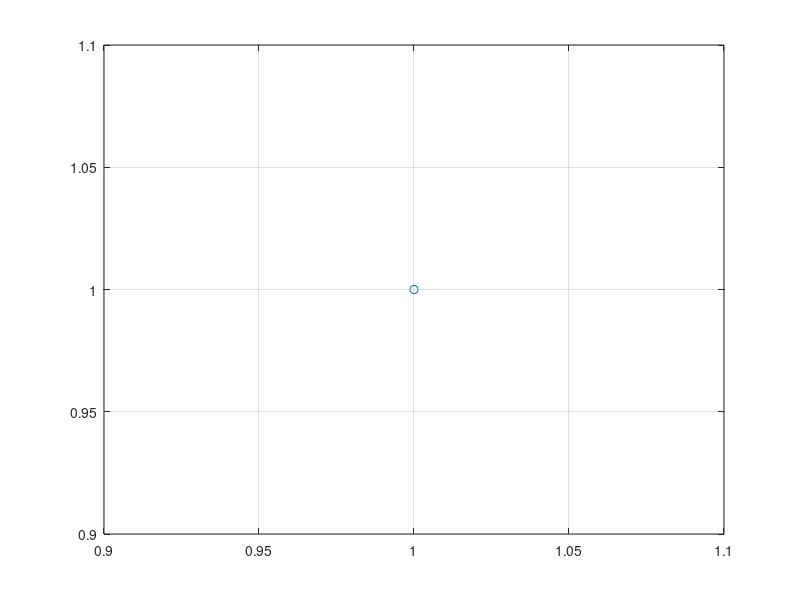

This chart was generated by the following MATLAB code: (Note: this script raises an error after producing the figure.)
% =============================================================
% 程式碼 3: 結合 LSM 與 ODR 的完整分析腳本
%
% 此腳本將分別執行：
% 1. 傳統最小平方法 (LSM) - 忽略 X 軸誤差
% 2. 正交距離回歸 (ODR) - 考量 X 軸與 Y 軸誤差
%
% 將產生兩張獨立的圖形。
% **不需要額外工具箱**
% =============================================================

clear; clc; close all;

% --- 實驗數據 (定義為行向量以便於 ODR 矩陣運算) ---
I_data = [0.200, 0.507, 1.043, 1.503, 1.996, 2.503, 3.070]';
I_err = [0.070, 0.019, 0.070, 0.040, 0.035, 0.036, 0.019]';

BA_data = [0.0010, 0.0007, 0.0168, 0.0321, 0.0353, 0.0418, 0.0483]';
BA_err = [0.0004, 0.0005, 0.0046, 0.0036, 0.0032, 0.0019, 0.0010]';

n = length(I_data); % 數據點數量

% ===================================
% 第一部分：最小平方法 (LSM) 分析
% ===================================

% --- 1a. 使用 polyfit 執行標準 LSM ---
p_lsm = polyfit(I_data, BA_data, 1);
a_lsm = p_lsm(1);
b_lsm = p_lsm(2);

% --- 1b. 計算 LSM 的標準誤差 ---
y_fit_lsm = a_lsm * I_data + b_lsm;
res_lsm = BA_data - y_fit_lsm;
sigma_y_lsm = sqrt(sum(res_lsm.^2) / (n - 2)); % 殘差標準差
Sxx = sum((I_data - mean(I_data)).^2);
sigma_a_lsm = sigma_y_lsm / sqrt(Sxx);
sigma_b_lsm = sigma_y_lsm * sqrt(sum(I_data.^2) / (n * Sxx));

% ===================================
% 第二部分：正交距離回歸 (ODR) 分析
% ===================================

% --- 2a. ODR 迭代計算 ---
X = [I_data, ones(n, 1)]; % 設計矩陣

% 使用 LSM 結果作為初始猜測值
a_odr = a_lsm;
b_odr = b_lsm;

num_iterations = 10; % 迭代 10 次
for i = 1:num_iterations
    % 1. 計算有效權重 (Effective Weights)
    % w_i = 1 / (sigma_y_i^2 + a_i^2 * sigma_x_i^2)
    w = 1.0 ./ (BA_err.^2 + a_odr^2 * I_err.^2);
    
    % 2. 建立權重矩陣
    W = diag(w);
    
    % 3. 執行加權最小平方法 (WLS)
    % 求解 (X' * W * X) * beta = (X' * W * Y)
    beta_odr = (X' * W * X) \ (X' * W * BA_data);
    
    % 4. 更新斜率 a 以進行下一次迭代
    a_odr = beta_odr(1);
    b_odr = beta_odr(2);
end

% --- 2b. 計算 ODR 的標準誤差 ---
res_odr = BA_data - (a_odr * I_data + b_odr);
cov_matrix = inv(X' * W * X); % 使用最後一次迭代的權重 W

% 殘差加權平方和 (Chi-squared)
chi2 = sum(w .* res_odr.^2);
% 約化卡方 (Reduced Chi-squared)
chi2_per_dof = chi2 / (n - 2); 

% 縮放協方差矩陣 (如果 chi2_per_dof > 1，則放大誤差)
cov_matrix_scaled = cov_matrix * chi2_per_dof;

std_errors = sqrt(diag(cov_matrix_scaled));
sigma_a_odr = std_errors(1);
sigma_b_odr = std_errors(2);

% ===================================
% 第三部分：在命令視窗中顯示結果
% ===================================

fprintf('--- 擬合結果比較 ---\n\n');
fprintf('  方法\t\t 斜率 (a)\t\t 截距 (b)\n');
fprintf('---------------------------------------------------\n');
fprintf('  LSM (忽略X誤差)\t %.5f (±%.5f)\n', a_lsm, sigma_a_lsm);
fprintf('  ODR (考量X,Y誤差)\t %.5f (±%.5f)\n\n', a_odr, sigma_a_odr);
fprintf('  方法\t\t 截距 (b)\n');
fprintf('---------------------------------------------------\n');
fprintf('  LSM (忽略X誤差)\t %.5f (±%.5f)\n', b_lsm, sigma_b_lsm);
fprintf('  ODR (考量X,Y誤差)\t %.5f (±%.5f)\n', b_odr, sigma_b_odr);

% ===================================
% 第四部分：繪製圖形
% ===================================

% --- 4a. 繪製 LSM 圖形 (Figure 1) ---
figure(1);
set(gcf, 'Color', [0.1 0.1 0.1]); % 深灰背景
hold on; grid on; box on;

% 誤差棒與數據點
errorbar(I_data, BA_data, BA_err, BA_err, I_err, I_err, 'o', ...
    'MarkerFaceColor', [0 0.4470 0.7410], 'MarkerEdgeColor', 'w', ...
    'Color', [0 0.4470 0.7410], 'LineWidth', 1.5, 'CapSize', 10);

% LSM 回歸線
x_fit_range = linspace(min(I_data)*0.9, max(I_data)*1.05, 100);
plot(x_fit_range, a_lsm * x_fit_range + b_lsm, '-', 'Color', [0.8500 0.3250 0.0980], 'LineWidth', 2);

% 標籤與主題
xlabel('電流 (A)', 'FontSize', 14, 'Color', 'w');
ylabel('角度差 B - A (rad)', 'FontSize', 14, 'Color', 'w');
title('電流 vs. 角度(B - A) 最小平方法 (LSM) 分析', 'FontSize', 15, 'Color', 'w');

% 軸設定
set(gca, 'Color', [0.05 0.05 0.05], 'XColor', 'w', 'YColor', 'w', ...
    'GridColor', [0.5 0.5 0.5], 'LineWidth', 1.2, 'FontSize', 12);
ylim([min(BA_data)-0.005, max(BA_data)+0.005]);

% 顯示 LSM 擬合結果文字
text(0.4, max(BA_data)-0.006, ...
    sprintf('LSM 擬合: y = %.4f(±%.4f)x + %.4f(±%.4f)', a_lsm, sigma_a_lsm, b_lsm, sigma_b_lsm), ...
    'Color', 'w', 'FontSize', 12, 'BackgroundColor', [0.15 0.15 0.15], ...
    'EdgeColor', [0.4 0.4 0.4], 'Margin', 5);

legend({'平均值 (含誤差)', 'LSM 線性擬合'}, 'TextColor', 'w', 'Location', 'northwest');
hold off;

% --- 4b. 繪製 ODR 圖形 (Figure 2) ---
figure(2);
set(gcf, 'Color', [0.1 0.1 0.1]); % 深灰背景
hold on; grid on; box on;

% 誤差棒與數據點
errorbar(I_data, BA_data, BA_err, BA_err, I_err, I_err, 'o', ...
    'MarkerFaceColor', [0 0.4470 0.7410], 'MarkerEdgeColor', 'w', ...
    'Color', [0 0.4470 0.7410], 'LineWidth', 1.5, 'CapSize', 10);

% ODR 回歸線
plot(x_fit_range, a_odr * x_fit_range + b_odr, '-', 'Color', [0.8500 0.3250 0.0980], 'LineWidth', 2);

% 標籤與主題
xlabel('電流 (A)', 'FontSize', 14, 'Color', 'w');
ylabel('角度差 B - A (rad)', 'FontSize', 14, 'Color', 'w');
title('電流 vs. 角度(B - A) 正交距離回歸 (ODR) 分析', 'FontSize', 15, 'Color', 'w');

% 軸設定
set(gca, 'Color', [0.05 0.05 0.05], 'XColor', 'w', 'YColor', 'w', ...
    'GridColor', [0.5 0.5 0.5], 'LineWidth', 1.2, 'FontSize', 12);
ylim([min(BA_data)-0.005, max(BA_data)+0.005]);

% 顯示 ODR 擬合結果文字
text(0.4, max(BA_data)-0.006, ...
    sprintf('ODR 擬合: y = %.4f(±%.4f)x + %.4f(±%.4f)', a_odr, sigma_a_odr, b_odr, sigma_b_odr), ...
    'Color', 'w', 'FontSize', 12, 'BackgroundColor', [0.15 0.15 0.15], ...
    'EdgeColor', [0.4 0.4 0.4], 'Margin', 5);

legend({'平均值 (含誤差)', 'ODR 線性擬合'}, 'TextColor', 'w', 'Location', 'northwest');
hold off;